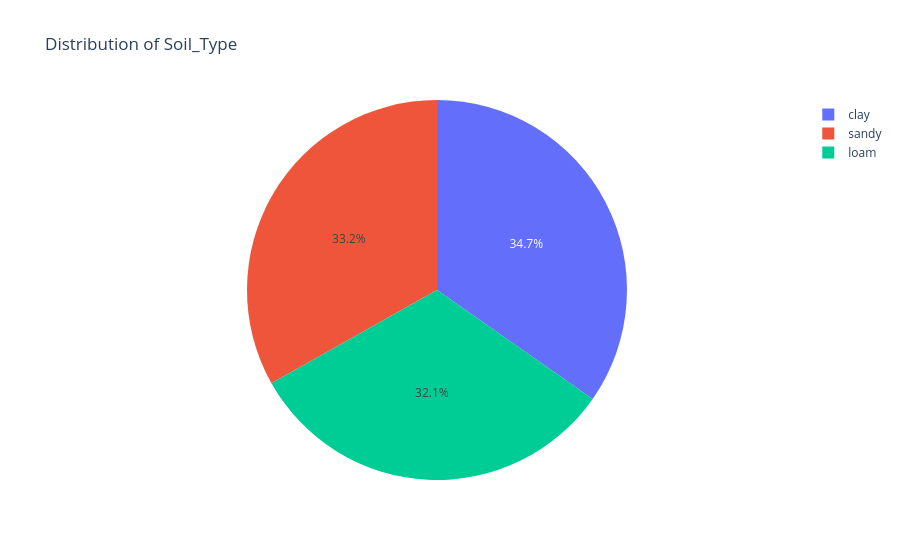
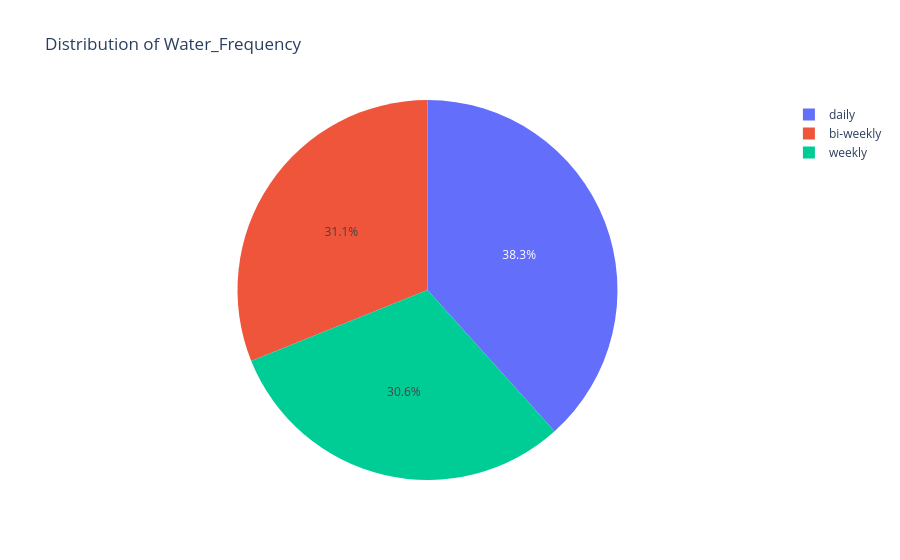
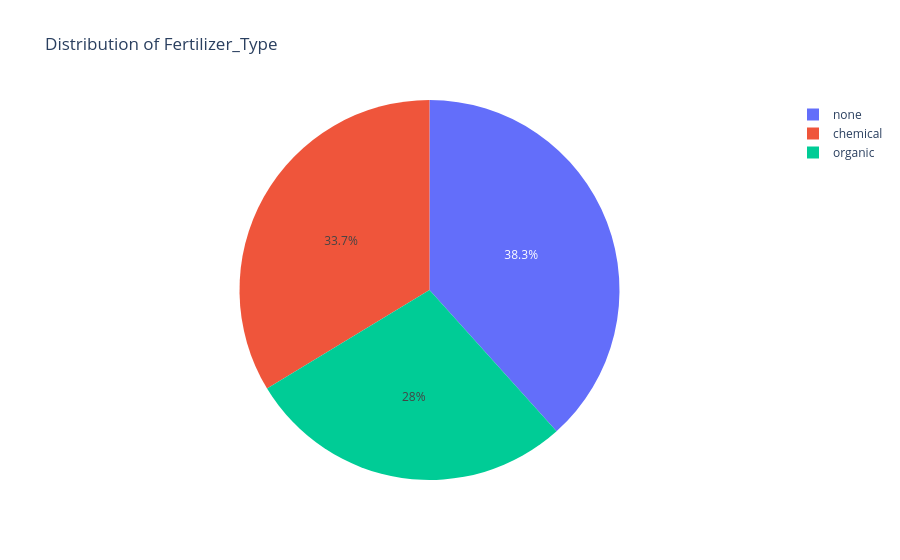

Notebook cell for these charts, in order:
### Code cell
import plotly.express as px

for i in categorical:
    counts = df[i].value_counts()
    fig = px.pie(counts, values=counts.values, names=counts.index, title=f'Distribution of {i}')
    fig.show()

### Figure 1 — Plotly figure (JSON) as saved in the notebook; plotly's stock layout.template omitted (floating-point values rounded to 4 significant figures)
{"data": [{"domain": {"x": [0, 1], "y": [0, 1]}, "hovertemplate": "Soil_Type=%{label}<br>value=%{value}<extra></extra>", "labels": ["clay", "sandy", "loam"], "legendgroup": "", "name": "", "showlegend": true, "type": "pie", "values": [67, 64, 62]}], "layout": {"autosize": true, "legend": {"tracegroupgap": 0}, "title": {"text": "Distribution of Soil_Type"}}}

### Figure 2 — Plotly figure (JSON) as saved in the notebook; plotly's stock layout.template omitted (floating-point values rounded to 4 significant figures)
{"data": [{"domain": {"x": [0, 1], "y": [0, 1]}, "hovertemplate": "Water_Frequency=%{label}<br>value=%{value}<extra></extra>", "labels": ["daily", "bi-weekly", "weekly"], "legendgroup": "", "name": "", "showlegend": true, "type": "pie", "values": [74, 60, 59]}], "layout": {"autosize": true, "legend": {"tracegroupgap": 0}, "title": {"text": "Distribution of Water_Frequency"}}}

### Figure 3 — Plotly figure (JSON) as saved in the notebook; plotly's stock layout.template omitted (floating-point values rounded to 4 significant figures)
{"data": [{"domain": {"x": [0, 1], "y": [0, 1]}, "hovertemplate": "Fertilizer_Type=%{label}<br>value=%{value}<extra></extra>", "labels": ["none", "chemical", "organic"], "legendgroup": "", "name": "", "showlegend": true, "type": "pie", "values": [74, 65, 54]}], "layout": {"autosize": true, "legend": {"tracegroupgap": 0}, "title": {"text": "Distribution of Fertilizer_Type"}}}
